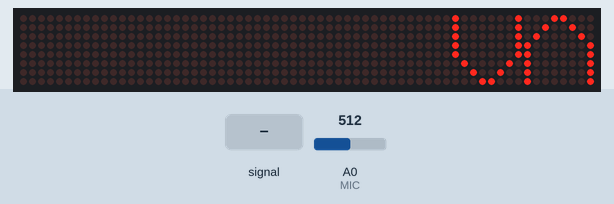
This sketch was run on a simulated Arduino Uno, built with avr-gcc and run on an emulated ATmega328P. Shown: 64×8 LED matrix. The inputs (shaded band) are chosen by the test bench; at power-on: A0 (MIC) = 512.

Above: at 1.3 s.
1.4 s: A0 (MIC) fed a 200 Hz sine of ±460 counts around its level
At 2.26 s:
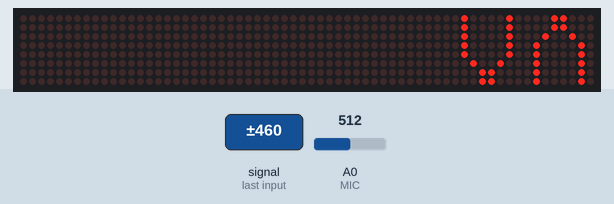
3.9 s: A0 (MIC) set to 0
At 4.6 s:
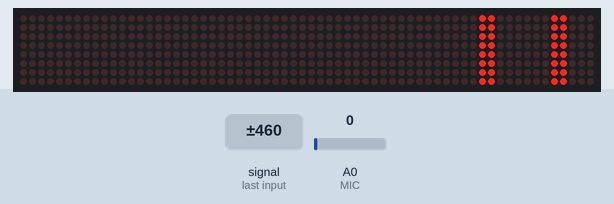
5.4 s: A0 (MIC) set to 122
At 5.8 s:
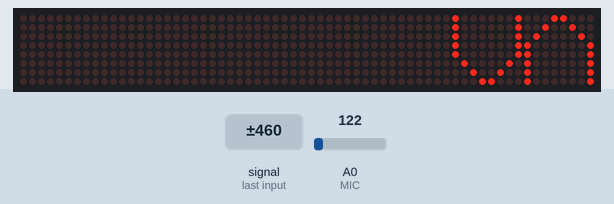
6.9 s: A0 (MIC) fed a 200 Hz sine of ±81 counts around its level
At 9.8 s:
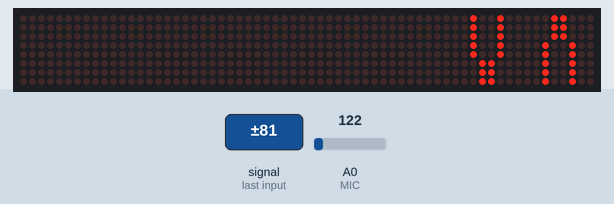
Timing chart, 0 to 11.0 s (numbered marks = the images above; inputs shaded):
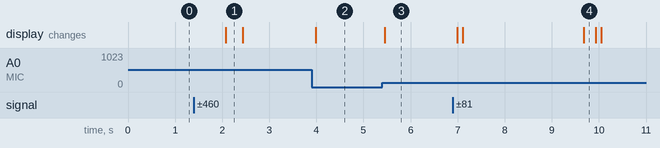

Measured:
- after the input at 1.4 s, the display: changes after 0.68 s (image 1)
- after the input at 3.9 s, the display: changes after 0.08 s (image 2)
- after the input at 5.4 s, the display: changes after 0.05 s (image 3)
- after the input at 6.9 s, the display: first changes after 0.09 s (image 4 shows a later state)

The sketch:

smart_mask_2screens.ino
```cpp
#include <LedControl.h>
#define MIC A0
int DIN = 12;
int CS =  11;
int CLK = 10;
int sig = 0;
byte invader1a[] =
    { B00011000, B00011000, B00011000, B00011000, B00011000, B00011000, B00011000, B00011000,};
byte invader1b[] =
    { B00011000, B00011000, B00011000, B00011000, B00011000, B00011000, B00011000, B00011000,};
byte invader2a[] =
    { B00011000, B00011000, B00011000, B00100100, B00100100, B00100100, B00100100, B00100100,};
byte invader2b[] =
    { B00100100, B00100100, B00100100, B00100100, B00100100, B00011000, B00011000, B00011000,};
byte invader3a[] =
    { B00011000, B00011000, B00100100, B01000010, B01000010, B01000010, B01000010, B01000010,};
byte invader3b[] =
    { B01000010, B01000010, B01000010, B01000010, B01000010, B00100100, B00011000, B00011000,};
byte invader4a[] =
    { B00011000, B00100100, B01000010, B10000001, B10000001, B10000001, B10000001, B10000001,};
byte invader4b[] =
    { B10000001, B10000001, B10000001, B10000001, B10000001, B01000010, B00100100, B00011000,};
 byte d0[]= {B00000000,B00000000,B00000000,B00000000,B00000000,B00000000,B00000000,B11111111};
byte d1[]= {B00000000,B00000000,B00000000,B00000000,B00000000,B01010010,B01110110,B11111111};
byte d2[]= {B00000000,B00000000,B00000000,B00000000,B00000000,B10101001,B11101011,B11111111};
byte d3[]= {B00000000,B00000000,B00000000,B10010010,B10010010,B11011111,B11111111,B11111111};
byte d4[]= {B00000000,B00000000,B00000000,B01001001,B01101011,B11101111,B11111111,B11111111};
byte d5[]= {B00000000,B10010010,B11010011,B11010011,B11111011,B11111111,B11111111,B11111111};
byte d6[]= {B00000000,B00101100,B10101100,B11101110,B11101111,B11111111,B11111111,B11111111};
LedControl lc=LedControl(DIN,CLK,CS,0);
void setup(){
    lc.shutdown(0,false); // Wake up displays
    lc.shutdown(1,false);
    lc.setIntensity(0,5); // Set intensity levels
    lc.setIntensity(1,5);
    lc.clearDisplay(0); // Clear Displays
    lc.clearDisplay(1);
    }
void sinvader1a() {
    sig = analogRead(MIC)/14;
    Serial.print(sig);
   if ((sig==0)||(sig==1)||(sig==2))
        {for (int i = 0; i < 8; i++) {
        lc.setRow(0,i,invader1a[i]);
        lc.setRow(1,i,invader1b[i]);}
        delay(100);
        }
     else if ((sig>3&&sig<=4)||(sig<0))
        {for (int i = 0; i < 8; i++) {
        lc.setRow(0,i,invader2a[i]);
        lc.setRow(1,i,invader2b[i]);}
        delay(250);
        }
    else if (sig>4&&sig<6)
        {for (int i = 0; i < 8; i++) {
        lc.setRow(0,i,invader3a[i]);
        lc.setRow(1,i,invader3b[i]);}
        delay(350);
        }
    else if (sig>=6)
        { for (int i = 0; i < 8; i++) {
        lc.setRow(0,i,invader4a[i]);
        lc.setRow(1,i,invader4b[i]);}
        delay(500);
        }
    }
void loop(){
sinvader1a(); }
```
